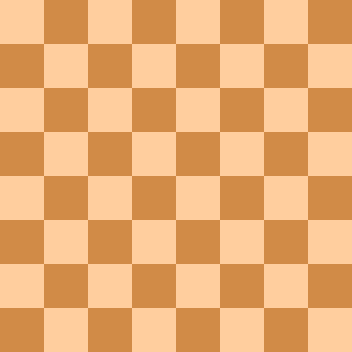
#> input picture GC_VISION/DATA/flat_chessboard.png, 352 x 352 px, found by its file name
$ python grid_detection.py
#> lines starting #> are read from the running program, lines starting #| are printed output that depends on the picture
import cv2
import matplotlib.pyplot as plt

flat_chess = cv2.imread('data/flat_chessboard.png')
#> flat_chess is the input picture: shape (352, 352, 3); mean B, G, R 114.5, 172.5, 232

plt.imshow(flat_chess,cmap='gray')

found, corners = cv2.findChessboardCorners(flat_chess,(7,7))
#> found = True; corners = 49 rows, first 8: [43.5, 43.5], [87.5, 43.5], [131.5, 43.5], [175.5, 43.5], [219.5, 43.5], [263.5, 43.5], [307.5, 43.5], [43.5, 87.5]

if found:
    print('OpenCV was able to find the corners')
else:
    print("OpenCV did not find corners. Double check your patternSize.")

print("corners.shape= " , corners.shape)
#| corners.shape=  (49, 1, 2)

flat_chess_copy = flat_chess.copy()
result_image = cv2.drawChessboardCorners(flat_chess_copy, (7, 7), corners, found)
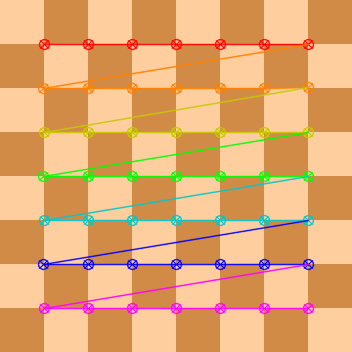
#> result_image: shape (352, 352, 3); mean B, G, R 114, 169.3, 226.1

plt.imshow(result_image)
#print("result_image" , result_image)
"""
dots = cv2.imread('DATA/dot_grid.png')
plt.imshow(dots)

found, corners = cv2.findCirclesGrid(dots, (10,10), cv2.CALIB_CB_SYMMETRIC_GRID)

dbg_image_circles = dots.copy()
result_image = cv2.drawChessboardCorners(dbg_image_circles, (10, 10), corners, found)

plt.imshow(result_image)


"""

plt.show()
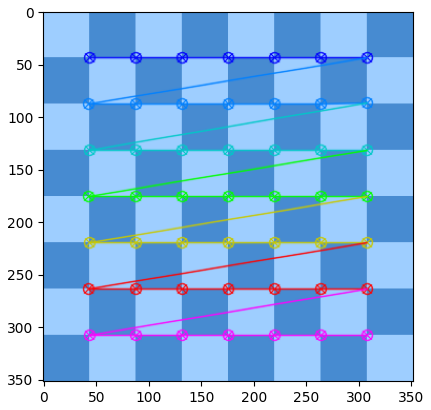
#> figure drawn by matplotlib, 1 panel; B, G, R data is drawn as R, G, B
